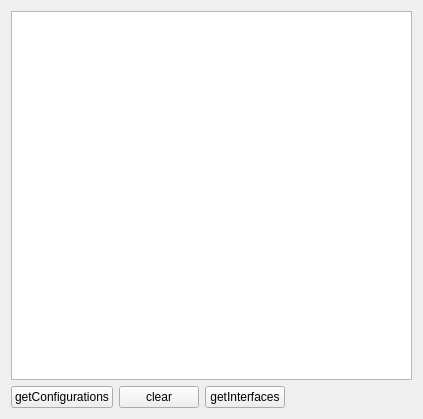
<?xml version="1.0" encoding="UTF-8"?>
<ui version="4.0">
 <class>MainWindow</class>
 <widget class="QMainWindow" name="MainWindow">
  <property name="geometry">
   <rect>
    <x>0</x>
    <y>0</y>
    <width>423</width>
    <height>419</height>
   </rect>
  </property>
  <property name="sizePolicy">
   <sizepolicy hsizetype="Minimum" vsizetype="Preferred">
    <horstretch>0</horstretch>
    <verstretch>0</verstretch>
   </sizepolicy>
  </property>
  <property name="windowTitle">
   <string>MainWindow</string>
  </property>
  <widget class="QWidget" name="centralWidget">
   <layout class="QGridLayout" name="gridLayout">
    <item row="0" column="0" colspan="4">
     <widget class="QTextEdit" name="textEdit"/>
    </item>
    <item row="1" column="0">
     <widget class="QPushButton" name="pushButton">
      <property name="sizePolicy">
       <sizepolicy hsizetype="Minimum" vsizetype="Fixed">
        <horstretch>0</horstretch>
        <verstretch>0</verstretch>
       </sizepolicy>
      </property>
      <property name="text">
       <string>getConfigurations</string>
      </property>
     </widget>
    </item>
    <item row="1" column="1">
     <widget class="QPushButton" name="pushButton_2">
      <property name="sizePolicy">
       <sizepolicy hsizetype="Fixed" vsizetype="Fixed">
        <horstretch>0</horstretch>
        <verstretch>0</verstretch>
       </sizepolicy>
      </property>
      <property name="text">
       <string>clear</string>
      </property>
     </widget>
    </item>
    <item row="1" column="2">
     <widget class="QPushButton" name="pushButton_3">
      <property name="text">
       <string>getInterfaces</string>
      </property>
     </widget>
    </item>
    <item row="1" column="3">
     <spacer name="horizontalSpacer">
      <property name="orientation">
       <enum>Qt::Horizontal</enum>
      </property>
      <property name="sizeHint" stdset="0">
       <size>
        <width>221</width>
        <height>20</height>
       </size>
      </property>
     </spacer>
    </item>
   </layout>
  </widget>
 </widget>
 <layoutdefault spacing="6" margin="11"/>
 <resources/>
 <connections/>
</ui>
